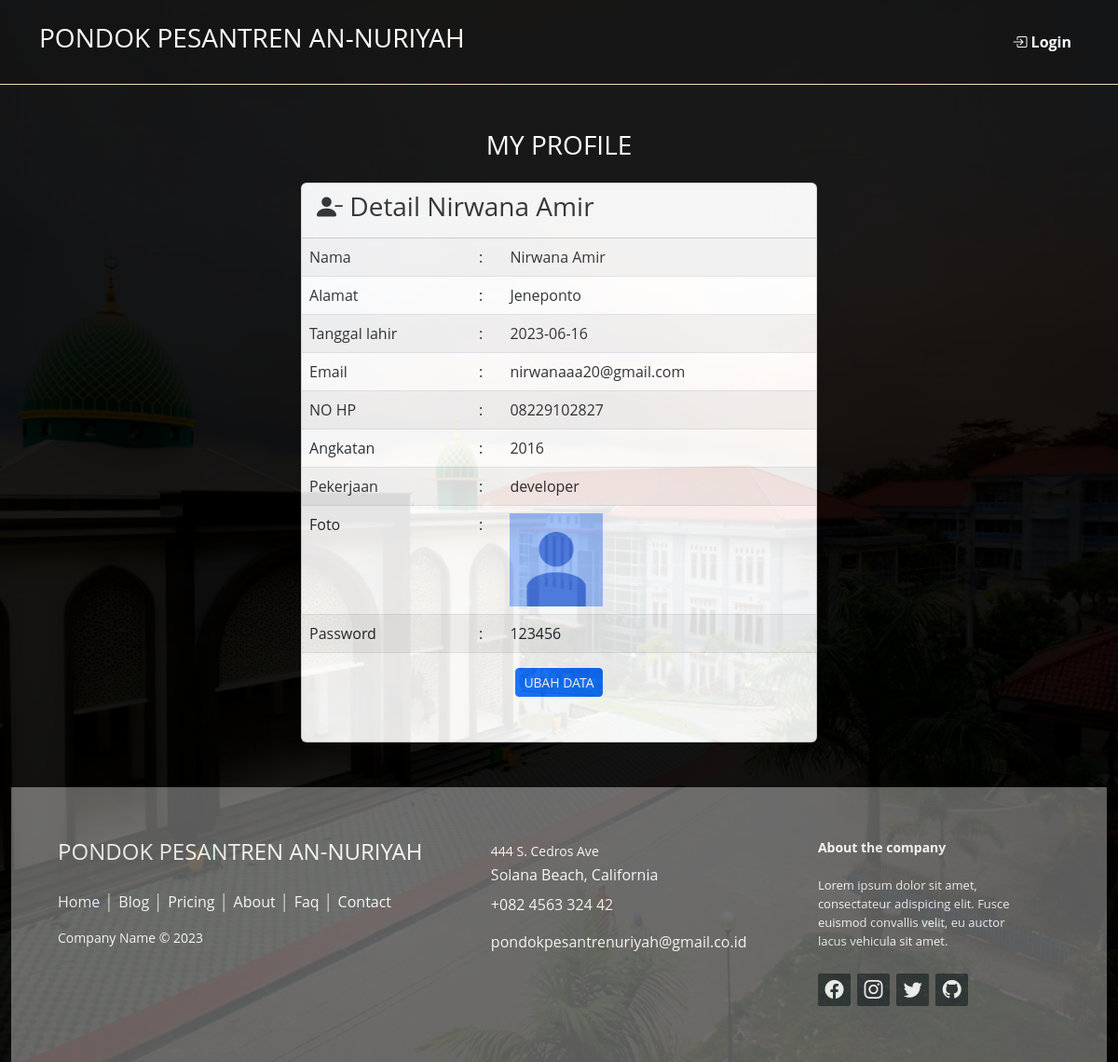
The page /profile.php?id_alumni=22 on the database its author committed.
### tables this page shows
CREATE TABLE `tb_alumni_202316` (
  `id_alumni` int(11) NOT NULL,
  `nama` varchar(50) NOT NULL,
  `nis` varchar(50) NOT NULL,
  `alamat` varchar(200) NOT NULL,
  `tanggal_lahir` varchar(50) NOT NULL,
  `no_handphone` varchar(50) NOT NULL,
  `email` varchar(50) NOT NULL,
  `id_angkatan` int(11) NOT NULL,
  `pekerjaan` varchar(100) NOT NULL,
  `foto` varchar(100) NOT NULL,
  `password` varchar(100) NOT NULL
);

CREATE TABLE `tb_angkatan_202316` (
  `id_angkatan` int(11) NOT NULL,
  `angkatan` int(50) NOT NULL
);

### profile.php (the view, shortened to what this page needs)
<?php
include 'db.php';
$user = mysqli_query($conn,"SELECT*FROM tb_alumni_202316
INNER JOIN tb_angkatan_202316 ON tb_alumni_202316.id_angkatan = tb_angkatan_202316.id_angkatan
                                WHERE id_alumni = '".$_GET['id_alumni']."'
");
$usr = mysqli_fetch_array($user);
 ?>
<!doctype html>
<html lang="en">
  <head>
    <link rel="stylesheet" href="https://unpkg.com/aos@next/dist/aos.css" />
    <link rel="stylesheet" href="css/style.css">
    <link rel="stylesheet" href="https://cdn.jsdelivr.net/npm/bootstrap-icons@1.10.4/font/bootstrap-icons.css">
    <link href="https://cdn.jsdelivr.net/npm/bootstrap@5.2.0-beta1/dist/css/bootstrap.min.css" rel="stylesheet">
  </head>
  <body>
<?php
    include 'navbar.php';
?>
<div class="container-fluid" id="content">
  <div class="container">
    <div class="row text-white text-center">
      <div class="col-lg-12 mt-5 mb-3">
          <h3>MY PROFILE</h3>
      </div>
    </div>
    <div class="row gx-2  justify-content-center">
    <div class="col-lg-6">
            <div class="card-body" data-aos="flip-left" data-aos-duration="2000">
    <div class="card" >
            <div class="card-header">
                <h3><i class="bi bi-person-dash-fill"></i> Detail <?php echo $usr['nama'] ?></h3>
            </div>
                <div class="table-responsive ">
                    <table class="table table-striped">
                        <tbody>
                           <tr>
                                <td>Nama</td>
                                <td>:</td>
                                <td><?php echo $usr['nama'] ?></td>
                           </tr>
                           <tr>
                                <td>Alamat</td>
                                <td>:</td>
                                <td><?php echo $usr['alamat'] ?></td>
                           </tr>
                           <tr>
                                <td>Tanggal lahir</td>
                                <td>:</td>
                                <td><?php echo $usr['tanggal_lahir'] ?></td>
                           </tr>
                           <tr>
                                <td>Email</td>
                                <td>:</td>
                                <td><?php echo $usr['email'] ?></td>
                           </tr>
                           <tr>
                                <td>NO HP</td>
                                <td>:</td>
                                <td><?php echo $usr['no_handphone'] ?></td>
                           </tr>
                           <tr>
                                <td>Angkatan</td>
                                <td>:</td>
                                <td><?php echo $usr['angkatan'] ?></td>
                           </tr>
                           <tr>
                                <td>Pekerjaan</td>
                                <td>:</td>
                                <td><?php echo $usr['pekerjaan'] ?></td>
                           </tr>
                           <tr>
                                <td>Foto</td>
                                <td>:</td>
                                <td><img src="<?php echo $usr['foto'] ?>" alt="" width="100px" height="100px"></td>
                           </tr>
                           <tr>
                                <td>Password</td>
                                <td>:</td>
                                <td><?php echo $usr['password'] ?></td>
                           </tr>
                        </tbody>
                    </table>
                    <center><a href="ubah_profile.php?id_alumni=<?php echo $usr['id_alumni']?>" class="btn btn-primary btn-sm">UBAH DATA</a></center>
                    <br><br>
                </div>
            </div>
        </div>
    </div>
    </div>
  <br><br>
</div>
<?php
    include 'footer.php';
?>
  </body>
</html>

### navbar.php (shortened to what this page needs)
<nav class="navbar navbar-expand-lg">
  <div class="container">
    <a class="navbar-brand text-white py-3" href="#"><h3>PONDOK PESANTREN AN-NURIYAH</h3></a>
    <div class="collapse navbar-collapse" id="navbarNav">
      <ul class="navbar-nav ms-auto">
        <?php if(isset($_SESSION['login'])) { ?>
          <li class="nav-item">
          <a class="nav-link text-white" aria-current="page" href="index.php">Home</a>
          </li>
          <li class="nav-item dropdown">
          <a class="nav-link dropdown-toggle text-white" href="#" role="button" data-bs-toggle="dropdown" aria-expanded="false">
          Tentang Kami
          </a>
          <ul class="dropdown-menu">
            <li><a class="dropdown-item" href="artikel.php"> Artikel</a></li>
            <li><a class="dropdown-item" href="struktur.php"> Struktur Organisasi</a></li>
          </ul>
        </li>
          <li class="nav-item">
            <a class="nav-link text-white" href="alumni.php">Alumni</a>
          </li>
          <li class="nav-item">
            <a class="nav-link text-white" href="kuisioner.php">Tracer Study</a>
          </li>
          <li class="nav-item">
            <a class="nav-link text-white" href="loker.php">Loker</a>
          </li>
          <!-- <li class="nav-item">
            <a class="nav-link text-white" href="#">Contact Us</a>
          </li> -->
          <li class="nav-item dropdown">
          <a class="nav-link dropdown-toggle text-white" href="#" role="button" data-bs-toggle="dropdown" aria-expanded="false">
          <i class="bi bi-person-dash-fill"></i> Welcome, <?php echo $_SESSION['a_global']->nama  ?>
          </a>
          <ul class="dropdown-menu">
            <li><a class="dropdown-item" href="profile.php?id_alumni=<?php echo $_SESSION['a_global']->id_alumni  ?>">My profile</a></li>
            <li><a class="dropdown-item" href="logout.php" onclick="return confirm('Yakin ingin keluar?')"><i class="bi bi-box-arrow-in-left"></i> Logout</a></li>
          </ul>
        </li>
        <?php }else{ ?>
          <li class="nav-item">
          <a class="nav-link text-white" href="login_user.php"><i class="bi bi-box-arrow-in-right"></i> Login</a>
        </li>
        <?php } ?>
      </ul>
    </div>
  </div>
</nav>

### footer.php (shortened to what this page needs)
<footer class="footer-distributed">
			<div class="footer-left">
				<h4 class="text-white">PONDOK PESANTREN AN-NURIYAH</h3>
				<p class="footer-links">
					<a href="#" class="link-1">Home</a>
					<a href="#">Blog</a>
					<a href="#">Pricing</a>
					<a href="#">About</a>
					<a href="#">Faq</a>
					<a href="#">Contact</a>
				</p>
				<p class="footer-company-name text-white">Company Name © 2023</p>
			</div>
			<div class="footer-center">
				<div>
					<p><span>444 S. Cedros Ave</span> Solana Beach, California</p>
				</div>
				<div>
					<p>+082 4563 324 42</p>
				</div>
				<div>
					<p><a href="#" class="text-white text-decoration-none">pondokpesantrenuriyah@gmail.co.id</a></p>
				</div>
			</div>
			<div class="footer-right">
				<p class="footer-company-about text-white">
					<span>About the company</span>
					Lorem ipsum dolor sit amet, consectateur adispicing elit. Fusce euismod convallis velit, eu auctor lacus vehicula sit amet.
				</p>
				<div class="footer-icons">
					<a href="#"><i class="bi bi-facebook"></i></a>
					<a href="#"><i class="bi bi-instagram"></i></a>
					<a href="#"><i class="bi bi-twitter"></i></i></a>
					<a href="#"><i class="bi bi-github"></i></a>
				</div>
			</div>
		</footer>

### css/style.css (style rules this page uses)
* { padding: 0; margin: 0; }
html body { background-image: url('../img/pondok.jpeg'); background-repeat: no-repeat; background-position: center; background-size: cover; }
#content { background-color: black; opacity: 0.9; }
nav { background-color: black; opacity: 0.9; border-bottom: 1px solid wheat; position: relative; z-index: 100; }
nav ul li { font-weight: bold; }
* { font-family: Open Sans; }
.footer-distributed { background: #666; box-shadow: 0 1px 1px 0 rgba(0, 0, 0, 0.12); box-sizing: border-box; width: 100%; text-align: left; font: bold 16px sans-serif; padding: 55px 50px; }
.footer-distributed .footer-left, .footer-distributed .footer-center, .footer-distributed .footer-right { display: inline-block; vertical-align: top; }
.footer-distributed .footer-left { width: 40%; }
.footer-distributed .footer-links { color: #ffffff; margin: 20px 0 12px; padding: 0; }
.footer-distributed .footer-links a { display:inline-block; line-height: 1.8; font-weight:400; text-decoration: none; color: inherit; }
.footer-distributed .footer-company-name { color: #222; font-size: 14px; font-weight: normal; margin: 0; }
.footer-distributed .footer-center { width: 35%; }
.footer-distributed .footer-center p { display: inline-block; color: #ffffff; font-weight:400; vertical-align: middle; margin:0; }
.footer-distributed .footer-center p span { display:block; font-weight: normal; font-size:14px; line-height:2; }
.footer-distributed .footer-center p a { color: lightseagreen; text-decoration: none;; }
.footer-distributed .footer-links a:before { content: "|"; font-weight:300; font-size: 20px; left: 0; color: #fff; display: inline-block; padding-right: 5px; }
.footer-distributed .footer-links .link-1:before { content: none; }
.footer-distributed .footer-right { width: 20%; }
.footer-distributed .footer-company-about { line-height: 20px; color: #92999f; font-size: 13px; font-weight: normal; margin: 0; }
.footer-distributed .footer-company-about span { display: block; color: #ffffff; font-size: 14px; font-weight: bold; margin-bottom: 20px; }
.footer-distributed .footer-icons { margin-top: 25px; }
.footer-distributed .footer-icons a { display: inline-block; width: 35px; height: 35px; cursor: pointer; background-color: #33383b; border-radius: 2px; font-size: 20px; color: #ffffff; text-align: center; line-height: 35px; margin-right: 3px; margin-bottom: 5px; }

### rows shown on the page
tb_alumni_202316: nama "Nirwana Amir", alamat "Jeneponto", tanggal_lahir "2023-06-16", email "nirwanaaa20@gmail.com", no_handphone "08229102827", id_angkatan.angkatan "2016", pekerjaan "developer", foto (picture), password "123456"
